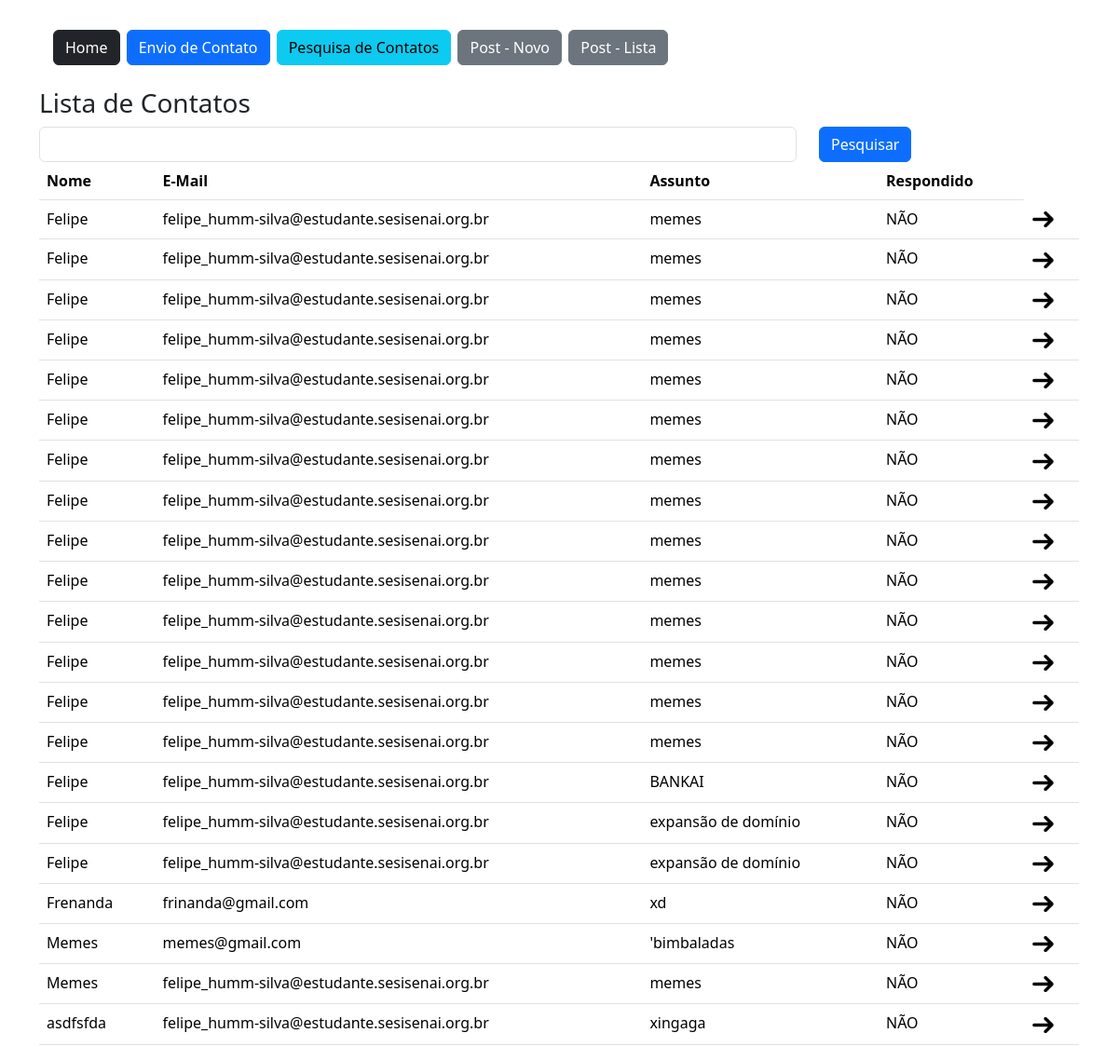
Screenshot of /contato/lista with the database file from the repository.
### app/models.py (models this page shows)
class Contato(db.Model):
    id = db.Column(db.Integer, primary_key=True)
    data_envio = db.Column(db.DateTime, default=datetime.now())
    nome = db.Column(db.String, nullable=True)
    email = db.Column(db.String, nullable=True)
    assunto = db.Column(db.String, nullable=True)
    mensagem = db.Column(db.String, nullable=True)
    respondido = db.Column(db.Integer, default=0)

### app/view.py (the view)
@app.route('/contato/lista')
def contatoLista():
    if request.method == 'GET':
        pesquisa = request.args.get('pesquisa', '')
    dados = Contato.query.order_by('nome')
    if pesquisa != '':
        dados = dados.filter_by(nome=pesquisa)
    context = {'dados': dados.all()}
    return render_template('contato_lista.html', context=context)

### app/templates/contato_lista.html
{% extends 'base.html' %}
{% block content %}
    <div class="container">
        {% include 'nave.html' %}
        <div class="row mt-4">
            <h3>Lista de Contatos</h3>
            <form method="get" class="row">
                <div class = "col-9">
                    <input type="text" name="pesquisa" class="form-control">
                </div>
                <div class="col-3">
                    <button type="submit" class="btn btn-primary">Pesquisar</button>
                </div>
            </form>
            <div class="col-12">
                <table class ="table">
                    <thead>
                        <tr>
                            <th>Nome</th>
                            <th>E-Mail</th>
                            <th>Assunto</th>
                            <th>Respondido</th>
                        </tr>
                    </thead>
                    <body>
                        {% for linha in context['dados'] %}
                        <tr>
                            <td>{{linha.nome}}</td>
                            <td>{{linha.email}}</td>
                            <td>{{linha.assunto}}</td>
                            <td>{% if linha.respondido == 1 %}
                                    SIM
                                {% else %}
                                    NÃO
                                {% endif %}
                            </td>
                            <td><a href="{{url_for('contatoDetail', id=linha.id)}}"><img src="{{url_for('static', filename='img/flecha.png')}}" style="width: 25px;"></a></td>
                        </tr>
                        {% endfor %}
                    </body>
                </table>
            </div>
        </div>
    </div>
{% endblock %}

### app/templates/base.html (shortened to what this page needs)
<!DOCTYPE html>
<html lang="en">
<head>
    <link href="https://cdn.jsdelivr.net/npm/bootstrap@5.3.3/dist/css/bootstrap.min.css" rel="stylesheet">
</head>
<body>
    <section class="container-fluid mt-2">
        {% block content %} {% endblock %}
    </section>
</body>
</html>

### app/templates/nave.html
<a href="/"class="btn btn-dark row mt-4" style="margin-left: 15px">Home</a>
<a href="{{url_for('contato')}}" class="btn btn-primary row mt-4" style="margin-left: 15px">Envio de Contato</a>
<a href="{{url_for('contatoLista')}}" class="btn btn-info row mt-4" style="margin-left: 15px">Pesquisa de Contatos</a>
<a href="{{url_for('PostNovo')}}" class="btn btn-secondary row mt-4" style="margin-left: 15px">Post - Novo</a>
<a href="{{url_for('PostLista')}}" class="btn btn-secondary row mt-4" style="margin-left: 15px">Post - Lista</a>

### rows the page displays
Contato: nome "Felipe", email "felipe_humm-silva@estudante.sesisenai.org.br", assunto "memes", respondido "NÃO"
Contato: nome "Felipe", email "felipe_humm-silva@estudante.sesisenai.org.br", assunto "memes", respondido "NÃO"
Contato: nome "Felipe", email "felipe_humm-silva@estudante.sesisenai.org.br", assunto "memes", respondido "NÃO"
Contato: nome "Felipe", email "felipe_humm-silva@estudante.sesisenai.org.br", assunto "memes", respondido "NÃO"
Contato: nome "Felipe", email "felipe_humm-silva@estudante.sesisenai.org.br", assunto "memes", respondido "NÃO"
Contato: nome "Felipe", email "felipe_humm-silva@estudante.sesisenai.org.br", assunto "memes", respondido "NÃO"
Contato: nome "Felipe", email "felipe_humm-silva@estudante.sesisenai.org.br", assunto "memes", respondido "NÃO"
Contato: nome "Felipe", email "felipe_humm-silva@estudante.sesisenai.org.br", assunto "memes", respondido "NÃO"
Contato: nome "Felipe", email "felipe_humm-silva@estudante.sesisenai.org.br", assunto "memes", respondido "NÃO"
Contato: nome "Felipe", email "felipe_humm-silva@estudante.sesisenai.org.br", assunto "memes", respondido "NÃO"
Contato: nome "Felipe", email "felipe_humm-silva@estudante.sesisenai.org.br", assunto "memes", respondido "NÃO"
Contato: nome "Felipe", email "felipe_humm-silva@estudante.sesisenai.org.br", assunto "memes", respondido "NÃO"
Contato: nome "Felipe", email "felipe_humm-silva@estudante.sesisenai.org.br", assunto "memes", respondido "NÃO"
Contato: nome "Felipe", email "felipe_humm-silva@estudante.sesisenai.org.br", assunto "memes", respondido "NÃO"
Contato: nome "Felipe", email "felipe_humm-silva@estudante.sesisenai.org.br", assunto "BANKAI", respondido "NÃO"
Contato: nome "Felipe", email "felipe_humm-silva@estudante.sesisenai.org.br", assunto "expansão de domínio", respondido "NÃO"
Contato: nome "Felipe", email "felipe_humm-silva@estudante.sesisenai.org.br", assunto "expansão de domínio", respondido "NÃO"
Contato: nome "Frenanda", email "frinanda@gmail.com", assunto "xd", respondido "NÃO"
Contato: nome "Memes", email "memes@gmail.com", assunto "'bimbaladas", respondido "NÃO"
Contato: nome "Memes", email "felipe_humm-silva@estudante.sesisenai.org.br", assunto "memes", respondido "NÃO"
Contato: nome "asdfsfda", email "felipe_humm-silva@estudante.sesisenai.org.br", assunto "xingaga", respondido "NÃO"
